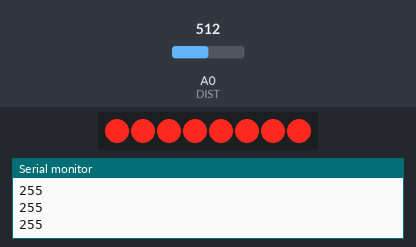
This sketch was run on a simulated Arduino Uno, built with avr-gcc and run on an emulated ATmega328P. Parts: 8 shift-register outputs drawn as a row of LEDs (first output left, lit = HIGH), the last lines printed to the serial monitor. Wiring (inferred from the names in the program): shift register (74HC595): data pin 8; shift clock pin 10; latch pin 9. Wiring (inferred from the signals the program sends): row of LEDs: on Q0, Q1, Q2, Q3, Q4, Q5, Q6, Q7. Inputs (shaded band) come from the test bench; at power-on: A0 (DIST) = 512.

Above: at 1.2 s.
1.3 s: A0 (DIST) set to 490
At 1.7 s:
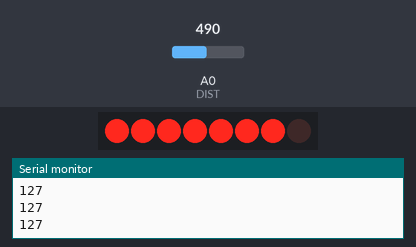
2.8 s: A0 (DIST) set to 306
At 3.8 s:
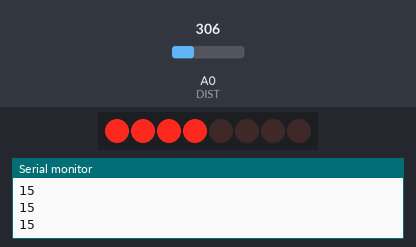
4.3 s: A0 (DIST) set to 267
5.8 s: A0 (DIST) set to 236
At 6.3 s:
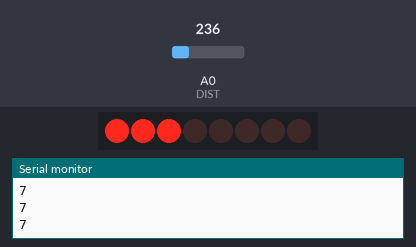
7.3 s: A0 (DIST) set to 122
At 8.5 s:
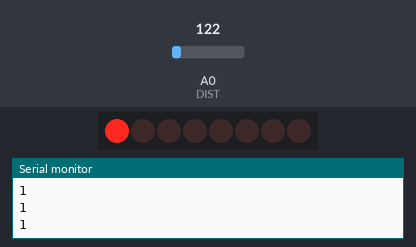
8.8 s: A0 (DIST) set to 69
10.3 s: A0 (DIST) set to 57
At 10.7 s:
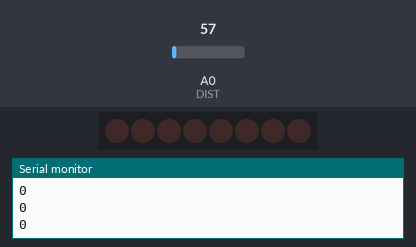
Timing chart, 0 to 12.8 s (numbered marks = the images above; inputs shaded):
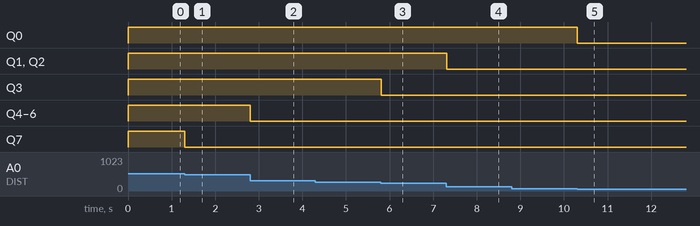

The sketch:

aduino8-3_shift_register_.ino
```cpp
//소프트웨어응용학부 201904033김한결

//장애물의 거리를 감지하는 막대그래프 만들기

const int SER=8; //시프트 레지스터로 데이터를 입력하는 8번 핀 SER 상수 정의
const int LATCH=9; //LATCH 핀 LATCH 상수 정의
const int CLK=10; //CLOCK 핀 CLK 상수 정의
const int DIST=0; //아날로그 입력 0번 핀에 연결된 IR 센서의 장애물 거리값

//거리값에 따른 LED 패턴을 저장한 vals 배열 정의
int vals[9]={0,1,3,7,15,31,63,127,255};

//IR 센서의 장애물 거리 최댓값
int maxVal=500;

//IR 센서의 장애물 거리 최솟값
int minVal=0;
void setup()
{
    //시프트 레지스터에 연결된 핀들의 입출력 모드를 출력으로 지정
    pinMode(SER, OUTPUT);
    pinMode(LATCH, OUTPUT);
    pinMode(CLK, OUTPUT);
    Serial.begin(9600);
}

void loop()
{
    int distance=analogRead(DIST); //IR 센서에서 장애물 거리값을 읽음
    distance = map(distance, minVal, maxVal, 0, 8);
    distance = constrain(distance,0,8); //거리값 범위 조정
    digitalWrite(LATCH, LOW); //LATCH에 LOW 입력
    shiftOut(SER, CLK, MSBFIRST, vals[distance]); //거리값에 맞는 데이터 전송
    digitalWrite(LATCH, HIGH); //LATCH에 HIGH 입력 : 거리에 따라 LED 켜짐
    Serial.println(vals[distance]);
    delay(10);   // 장애물을 감지하는 시간 간격 지정
}
```

Measured:
- the behaviour switches between 250 and 249 on A0 (DIST) (found by bisection; images 2 and 3)
- the behaviour switches between 63 and 62 on A0 (DIST) (found by bisection; images 4 and 5)
- after the input at 1.3 s, Q7: HIGH → LOW at once
- after the input at 2.8 s, Q4–6: HIGH → LOW at once
- after the input at 5.8 s, Q3: HIGH → LOW at once
- after the input at 7.3 s, Q1, Q2: HIGH → LOW at once
- after the input at 10.3 s, Q0: HIGH → LOW at once
